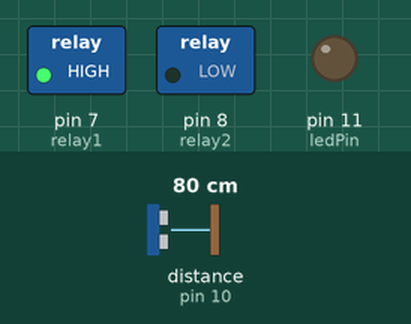
This sketch was run on a simulated Arduino Uno, built with avr-gcc and run on an emulated ATmega328P. Shown: switched loads named in the sketch (green lamp = pin HIGH), output pins drawn as LEDs (lit = HIGH). Wiring (inferred from the names in the program): ultrasonic range finder: trigger pin 9; echo pin 10. The inputs (shaded band) are chosen by the test bench; at power-on: distance to the obstacle (sensor on pin 10) 80 cm. The echo pulse lasts 58.3 µs per cm; pins used as bus, display or sensor lines are not drawn.

Above: at 1.2 s.
1.3 s: distance to the obstacle (sensor on pin 10) set to 13 cm
2.8 s: distance to the obstacle (sensor on pin 10) set to 9 cm
At 3.3 s:
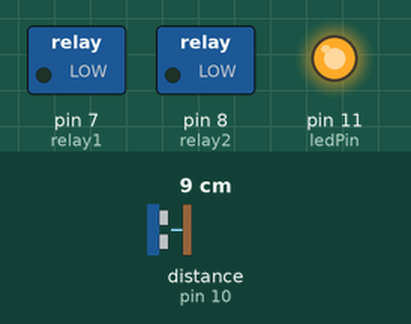
4.3 s: distance to the obstacle (sensor on pin 10) set to 18 cm
At 5.0 s:
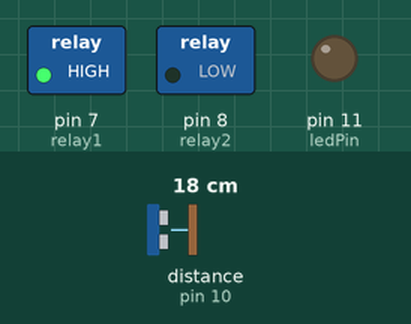
5.8 s: distance to the obstacle (sensor on pin 10) set to 2 cm
At 6.9 s:
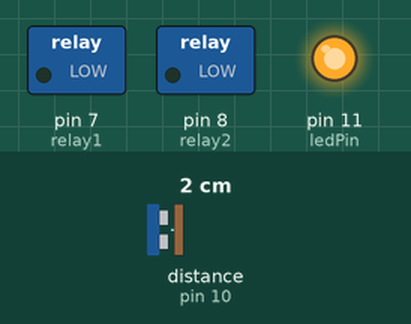
Timing chart, 0 to 8.3 s (numbered marks = the images above; inputs shaded):
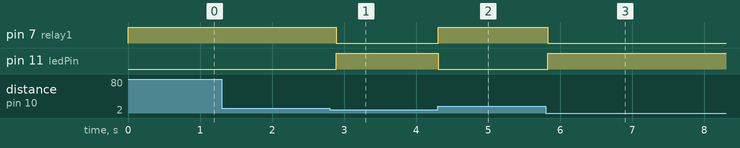

The sketch:

MSI_week5_task2.ino
```cpp
const int relay1 = 7;
const int relay2 = 8;
const int trigPin = 9;
const int echoPin = 10;
const int ledPin = 11;

const int stopDistance = 10;

void setup() {
  pinMode(relay1, OUTPUT);
  pinMode(relay2, OUTPUT);
  pinMode(trigPin, OUTPUT);
  pinMode(echoPin, INPUT);
  pinMode(ledPin, OUTPUT);
  stopActuator();
}

void loop() {
  int distance = getDistance();

  if (distance > 0 && distance <= stopDistance) {

    stopActuator();
    digitalWrite(ledPin, HIGH);
  } else {

    digitalWrite(ledPin, LOW);


    extendActuator();
  }

  delay(100);
}

int getDistance() {
  digitalWrite(trigPin, LOW);
  delayMicroseconds(2);
  digitalWrite(trigPin, HIGH);
  delayMicroseconds(10);
  digitalWrite(trigPin, LOW);

  long duration = pulseIn(echoPin, HIGH, 30000);
  return duration * 0.034 / 2;
}

void extendActuator() {
  digitalWrite(relay1, HIGH);
  digitalWrite(relay2, LOW);
}

void stopActuator() {
  digitalWrite(relay1, LOW);
  digitalWrite(relay2, LOW);
}
```

Measured:
- the behaviour switches between 12 and 11 cm on distance to the obstacle (sensor on pin 10) (found by bisection; images 0 and 1)
- after the input at 1.3 s, every drawn part: stays the same
- after the input at 2.8 s, pin 7 (relay1): HIGH → LOW after 0.09 s; pin 11 (ledPin): LOW → HIGH after 0.09 s
- after the input at 4.3 s, pin 7 (relay1): LOW → HIGH at once; pin 11 (ledPin): HIGH → LOW at once
- after the input at 5.8 s, pin 7 (relay1): HIGH → LOW at once; pin 11 (ledPin): LOW → HIGH at once
